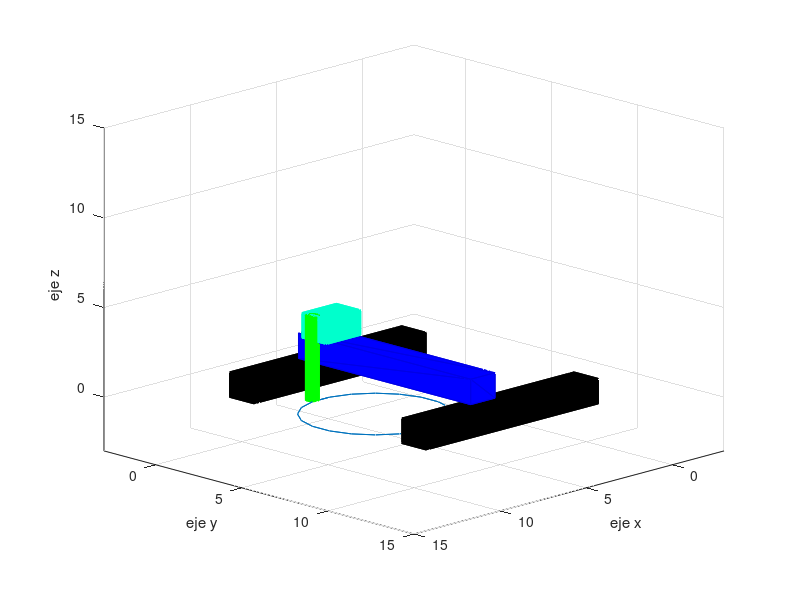

Source code (MATLAB):
function Impresora
clc ; close all; clear;
%% grafica
am = 15;
amn = -3;
fig = figure();
xlabel('eje x'),ylabel('eje y'),zlabel('eje z');
view([135 20]); grid on;
axis([amn am amn am amn am])
%% Funciones
function [ x, y ,z, z2 ] = generarSolido( n, m)
theta=0:2*pi/n:2*pi;
x=cos(theta+pi/4);
y=sin(theta+pi/4);
z=ones(1,length(x))*m(1);
z2=ones(1,length(x))*m(2);
end

function caras = Caras3D(n)
for i = 1:n % construcion de caras laterales
    caras(i,:) = [i i+1 i+n+2];
    caras(n+i,:) = [i n+i+1 i+n+2];
end
for i = 1:n-2 % construcci?n de 
    caras(i+2*n,:) = [1 i+1 i+2];
    caras(i+3*n-2,:) = [n+2 n+i+2 n+i+3];
end
end

function [ v1 ] = traslacion(a,v )

tra = [ 1 0 0 a(1);
    0 1 0 a(2);
    0 0 1 a(3);
    0 0 0 1];

v1=tra*v;
end


%% Construcion de cilindros
nC = 4; 
[ z, y, x, x1 ] = generarSolido( nC, [0 10]);
vc = [x x1; y y;z z; ones(1,length(z)) ones(1,length(z))];

carasC = Caras3D(nC);
gc1=patch('Faces',carasC,'Vertices',vc(1:3,:)','facecolor',[0 0 0]);
vc1 = traslacion([0 10 0],vc);
gc2=patch('Faces',carasC,'Vertices',vc1(1:3,:)','facecolor',[0 0 0]);

%% geracion de barra 1
nB = 4;
[ x, z, y, y1 ] = generarSolido( nB, [0 10]);
vb = [x x; y y1;z z; ones(1,length(z)) ones(1,length(z))];
vb = traslacion([5 0 1.5],vb);
carasB = Caras3D(nB);
gb=patch('Faces',carasB, 'Vertices',vb(1:3,:)', 'facecolor',[0 0 1], 'edgecolor',[0 0 0.9]);

%% geracion barra2
[ z, y, x, x1 ] = generarSolido( nB, [0 2]);
vb2 = [x x1; y y;z z; ones(1,length(z)) ones(1,length(z))];
vb2 = traslacion([4.3 1.5 3],vb2);
gb2=patch('Faces',carasB, 'Vertices',vb2(1:3,:)', 'facecolor',[0 1 0.8], 'edgecolor',[0 1 0.8]);

%% geracion lapiz
nl = 10;
[ x, y, z, z1 ] = generarSolido( nl, [0 4.7]);
x = 0.3*x;
y = 0.3*y;
vl = [x x; y y;z z1; ones(1,length(z)) ones(1,length(z))];

vl = traslacion([6.3 1.4 -1],vl);
carasL  =Caras3D(nl);
gl=patch('Faces',carasL, 'Vertices',vl(1:3,:)', 'facecolor','g', 'edgecolor','g');

%% movimiento

 %punto inicial
 Lx = [ vl(1,1)];
 Ly = [ vl(2,1)];
 Lz = [ vl(3,1)];
 hold on
 lin = plot3(Lx,Ly,Lz);
 plot3(Lx,Ly,Lz,'Color','w');
 
 otra=[0:pi/10:4*pi]
 camotra=cos(otra)
camcotra=sin(otra)
 for t=0:pi/10:4*pi;
     cam=cos(t);
     camc=sin(t);
     vb = traslacion([cam 0 0],vb);
     set(gb,'Vertices',vb(1:3,:)');
     vb2 = traslacion([cam camc 0],vb2);
     set(gb2,'Vertices',vb2(1:3,:)');
     vl = traslacion([cam camc 0],vl);
     set(gl,'Vertices',vl(1:3,:)');
     
 %generar linea
    Lx = [Lx vl(1,1)];
    Ly = [Ly vl(2,1)];
    Lz = [Lz vl(3,1)];
    pause(0.1)
    set(lin,'XData',Lx,'YData',Ly,'ZData',Lz);
 end


end